Frame 1 (no input): blank canvas, image omitted
Frame 60 (the mouse pressed at the canvas centre just before this capture): blank canvas, image omitted
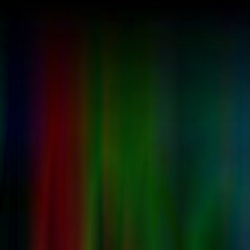
Frame 120 (the mouse held since frame 60 and released just before this capture)

The Processing sketch whose frames 1 and 60 were blank and that drew this single picture after the mouse press (run headless with seeded random() and noise(); from frame 60 on, the mouse is pressed at the canvas centre):

// Processing sketch: processing_64412
// ── processing_64412.pde

void setup(){
  background (0);
  size (250,250);
}
//Got bits of this code from a tut.
void draw(){
int a = int(random(250));
int b = int(random(250));
noStroke();
colorMode(HSB, mouseX);
for (int i = 0; i < 250; i++) {
  for (int j = 0; j < 250; j++) {
    stroke(i, j, b);
    point(i, j);
  }
}
  blend(0,0,a,b, 0, 0, 250,250, DIFFERENCE);
  blend(0,0,b,a, 0, 0, 250,250, DIFFERENCE);
  blend(0,0,a,b, 0, 0, 250,250, LIGHTEST);
  blend(0,0,b,a, 0, 0, 250,250, DIFFERENCE);

}
